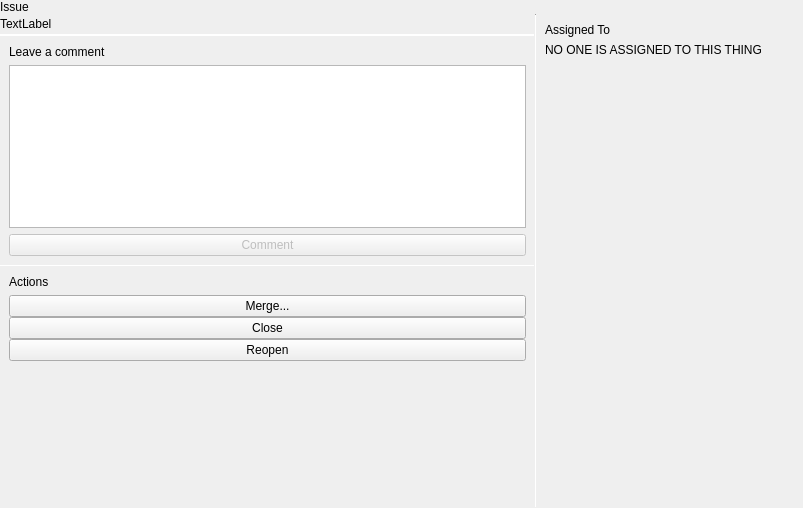
<?xml version="1.0" encoding="UTF-8"?>
<ui version="4.0">
 <class>GitHubIssueBrowser</class>
 <widget class="QWidget" name="GitHubIssueBrowser">
  <property name="geometry">
   <rect>
    <x>0</x>
    <y>0</y>
    <width>803</width>
    <height>508</height>
   </rect>
  </property>
  <property name="windowTitle">
   <string>Form</string>
  </property>
  <layout class="QVBoxLayout" name="verticalLayout">
   <property name="spacing">
    <number>0</number>
   </property>
   <property name="leftMargin">
    <number>0</number>
   </property>
   <property name="topMargin">
    <number>0</number>
   </property>
   <property name="rightMargin">
    <number>0</number>
   </property>
   <property name="bottomMargin">
    <number>0</number>
   </property>
   <item>
    <widget class="tStackedWidget" name="stackedWidget">
     <property name="currentIndex">
      <number>1</number>
     </property>
     <widget class="QWidget" name="browserPage">
      <layout class="QVBoxLayout" name="verticalLayout_2">
       <property name="spacing">
        <number>0</number>
       </property>
       <property name="leftMargin">
        <number>0</number>
       </property>
       <property name="topMargin">
        <number>0</number>
       </property>
       <property name="rightMargin">
        <number>0</number>
       </property>
       <property name="bottomMargin">
        <number>0</number>
       </property>
       <item>
        <widget class="tTitleLabel" name="titleLabel">
         <property name="text">
          <string notr="true">Title</string>
         </property>
        </widget>
       </item>
       <item>
        <widget class="QListView" name="listView">
         <property name="frameShape">
          <enum>QFrame::NoFrame</enum>
         </property>
        </widget>
       </item>
      </layout>
     </widget>
     <widget class="QWidget" name="issuePage">
      <layout class="QVBoxLayout" name="verticalLayout_3">
       <property name="spacing">
        <number>0</number>
       </property>
       <property name="leftMargin">
        <number>0</number>
       </property>
       <property name="topMargin">
        <number>0</number>
       </property>
       <property name="rightMargin">
        <number>0</number>
       </property>
       <property name="bottomMargin">
        <number>0</number>
       </property>
       <item>
        <widget class="tTitleLabel" name="titleLabel_2">
         <property name="text">
          <string notr="true">Issue</string>
         </property>
        </widget>
       </item>
       <item>
        <layout class="QHBoxLayout" name="horizontalLayout">
         <property name="spacing">
          <number>0</number>
         </property>
         <item>
          <widget class="QScrollArea" name="leftScrollArea">
           <property name="sizePolicy">
            <sizepolicy hsizetype="Expanding" vsizetype="Expanding">
             <horstretch>6</horstretch>
             <verstretch>0</verstretch>
            </sizepolicy>
           </property>
           <property name="frameShape">
            <enum>QFrame::NoFrame</enum>
           </property>
           <property name="widgetResizable">
            <bool>true</bool>
           </property>
           <widget class="QWidget" name="scrollAreaWidgetContents">
            <property name="geometry">
             <rect>
              <x>0</x>
              <y>0</y>
              <width>535</width>
              <height>490</height>
             </rect>
            </property>
            <layout class="QVBoxLayout" name="verticalLayout_5">
             <property name="spacing">
              <number>0</number>
             </property>
             <property name="leftMargin">
              <number>0</number>
             </property>
             <property name="topMargin">
              <number>0</number>
             </property>
             <property name="rightMargin">
              <number>0</number>
             </property>
             <property name="bottomMargin">
              <number>0</number>
             </property>
             <item>
              <widget class="QWidget" name="widget" native="true">
               <layout class="QHBoxLayout" name="horizontalLayout_2">
                <property name="spacing">
                 <number>0</number>
                </property>
                <property name="leftMargin">
                 <number>0</number>
                </property>
                <property name="topMargin">
                 <number>0</number>
                </property>
                <property name="rightMargin">
                 <number>0</number>
                </property>
                <property name="bottomMargin">
                 <number>0</number>
                </property>
                <item>
                 <widget class="QLabel" name="openState">
                  <property name="autoFillBackground">
                   <bool>true</bool>
                  </property>
                  <property name="text">
                   <string notr="true">TextLabel</string>
                  </property>
                  <property name="margin">
                   <number>9</number>
                  </property>
                 </widget>
                </item>
                <item>
                 <spacer name="horizontalSpacer">
                  <property name="orientation">
                   <enum>Qt::Horizontal</enum>
                  </property>
                  <property name="sizeHint" stdset="0">
                   <size>
                    <width>40</width>
                    <height>20</height>
                   </size>
                  </property>
                 </spacer>
                </item>
               </layout>
              </widget>
             </item>
             <item>
              <widget class="Line" name="singlePixelHorizontalLine">
               <property name="maximumSize">
                <size>
                 <width>16777215</width>
                 <height>1</height>
                </size>
               </property>
               <property name="orientation">
                <enum>Qt::Horizontal</enum>
               </property>
              </widget>
             </item>
             <item>
              <layout class="QVBoxLayout" name="timelineLayout"/>
             </item>
             <item>
              <widget class="Line" name="singlePixelHorizontalLine_3">
               <property name="maximumSize">
                <size>
                 <width>16777215</width>
                 <height>1</height>
                </size>
               </property>
               <property name="orientation">
                <enum>Qt::Horizontal</enum>
               </property>
              </widget>
             </item>
             <item>
              <widget class="QWidget" name="widget_2" native="true">
               <layout class="QVBoxLayout" name="verticalLayout_6">
                <item>
                 <widget class="tSubtitleLabel" name="label_2">
                  <property name="text">
                   <string>Leave a comment</string>
                  </property>
                 </widget>
                </item>
                <item>
                 <widget class="QPlainTextEdit" name="commentBox"/>
                </item>
                <item>
                 <widget class="QPushButton" name="commentButton">
                  <property name="enabled">
                   <bool>false</bool>
                  </property>
                  <property name="text">
                   <string>Comment</string>
                  </property>
                 </widget>
                </item>
               </layout>
              </widget>
             </item>
             <item>
              <widget class="Line" name="singlePixelHorizontalLine_2">
               <property name="maximumSize">
                <size>
                 <width>16777215</width>
                 <height>1</height>
                </size>
               </property>
               <property name="orientation">
                <enum>Qt::Horizontal</enum>
               </property>
              </widget>
             </item>
             <item>
              <widget class="QWidget" name="widget_3" native="true">
               <layout class="QVBoxLayout" name="verticalLayout_7">
                <item>
                 <widget class="tSubtitleLabel" name="label_4">
                  <property name="text">
                   <string>Actions</string>
                  </property>
                 </widget>
                </item>
                <item>
                 <layout class="QVBoxLayout" name="verticalLayout_9">
                  <property name="spacing">
                   <number>0</number>
                  </property>
                  <item>
                   <widget class="QPushButton" name="mergeButton">
                    <property name="text">
                     <string>Merge...</string>
                    </property>
                   </widget>
                  </item>
                  <item>
                   <widget class="QPushButton" name="closeButton">
                    <property name="text">
                     <string notr="true">Close</string>
                    </property>
                   </widget>
                  </item>
                  <item>
                   <widget class="QPushButton" name="reopenButton">
                    <property name="text">
                     <string>Reopen</string>
                    </property>
                   </widget>
                  </item>
                 </layout>
                </item>
               </layout>
              </widget>
             </item>
             <item>
              <spacer name="verticalSpacer_3">
               <property name="orientation">
                <enum>Qt::Vertical</enum>
               </property>
               <property name="sizeHint" stdset="0">
                <size>
                 <width>20</width>
                 <height>167</height>
                </size>
               </property>
              </spacer>
             </item>
            </layout>
           </widget>
          </widget>
         </item>
         <item>
          <widget class="Line" name="line">
           <property name="maximumSize">
            <size>
             <width>1</width>
             <height>16777215</height>
            </size>
           </property>
           <property name="orientation">
            <enum>Qt::Vertical</enum>
           </property>
          </widget>
         </item>
         <item>
          <widget class="QScrollArea" name="rightScrollArea">
           <property name="sizePolicy">
            <sizepolicy hsizetype="Expanding" vsizetype="Expanding">
             <horstretch>3</horstretch>
             <verstretch>0</verstretch>
            </sizepolicy>
           </property>
           <property name="frameShape">
            <enum>QFrame::NoFrame</enum>
           </property>
           <property name="widgetResizable">
            <bool>true</bool>
           </property>
           <widget class="QWidget" name="scrollAreaWidgetContents_2">
            <property name="geometry">
             <rect>
              <x>0</x>
              <y>0</y>
              <width>267</width>
              <height>490</height>
             </rect>
            </property>
            <layout class="QVBoxLayout" name="verticalLayout_8">
             <property name="spacing">
              <number>0</number>
             </property>
             <property name="leftMargin">
              <number>0</number>
             </property>
             <property name="topMargin">
              <number>0</number>
             </property>
             <property name="rightMargin">
              <number>0</number>
             </property>
             <property name="bottomMargin">
              <number>0</number>
             </property>
             <item>
              <widget class="QWidget" name="assigneesWidget" native="true">
               <layout class="QVBoxLayout" name="verticalLayout_4">
                <item>
                 <widget class="tSubtitleLabel" name="label">
                  <property name="text">
                   <string>Assigned To</string>
                  </property>
                 </widget>
                </item>
                <item>
                 <widget class="QLabel" name="label_3">
                  <property name="text">
                   <string>NO ONE IS ASSIGNED TO THIS THING</string>
                  </property>
                 </widget>
                </item>
               </layout>
              </widget>
             </item>
             <item>
              <spacer name="verticalSpacer">
               <property name="orientation">
                <enum>Qt::Vertical</enum>
               </property>
               <property name="sizeHint" stdset="0">
                <size>
                 <width>20</width>
                 <height>40</height>
                </size>
               </property>
              </spacer>
             </item>
            </layout>
           </widget>
          </widget>
         </item>
        </layout>
       </item>
      </layout>
     </widget>
    </widget>
   </item>
  </layout>
 </widget>
 <customwidgets>
  <customwidget>
   <class>tTitleLabel</class>
   <extends>QLabel</extends>
   <header location="global">ttitlelabel.h</header>
   <slots>
    <signal>backButtonClicked()</signal>
   </slots>
  </customwidget>
  <customwidget>
   <class>tStackedWidget</class>
   <extends>QStackedWidget</extends>
   <header location="global">tstackedwidget.h</header>
   <container>1</container>
   <slots>
    <signal>switchingFrame(int)</signal>
   </slots>
  </customwidget>
  <customwidget>
   <class>tSubtitleLabel</class>
   <extends>QLabel</extends>
   <header location="global">tsubtitlelabel.h</header>
  </customwidget>
 </customwidgets>
 <resources/>
 <connections/>
</ui>
